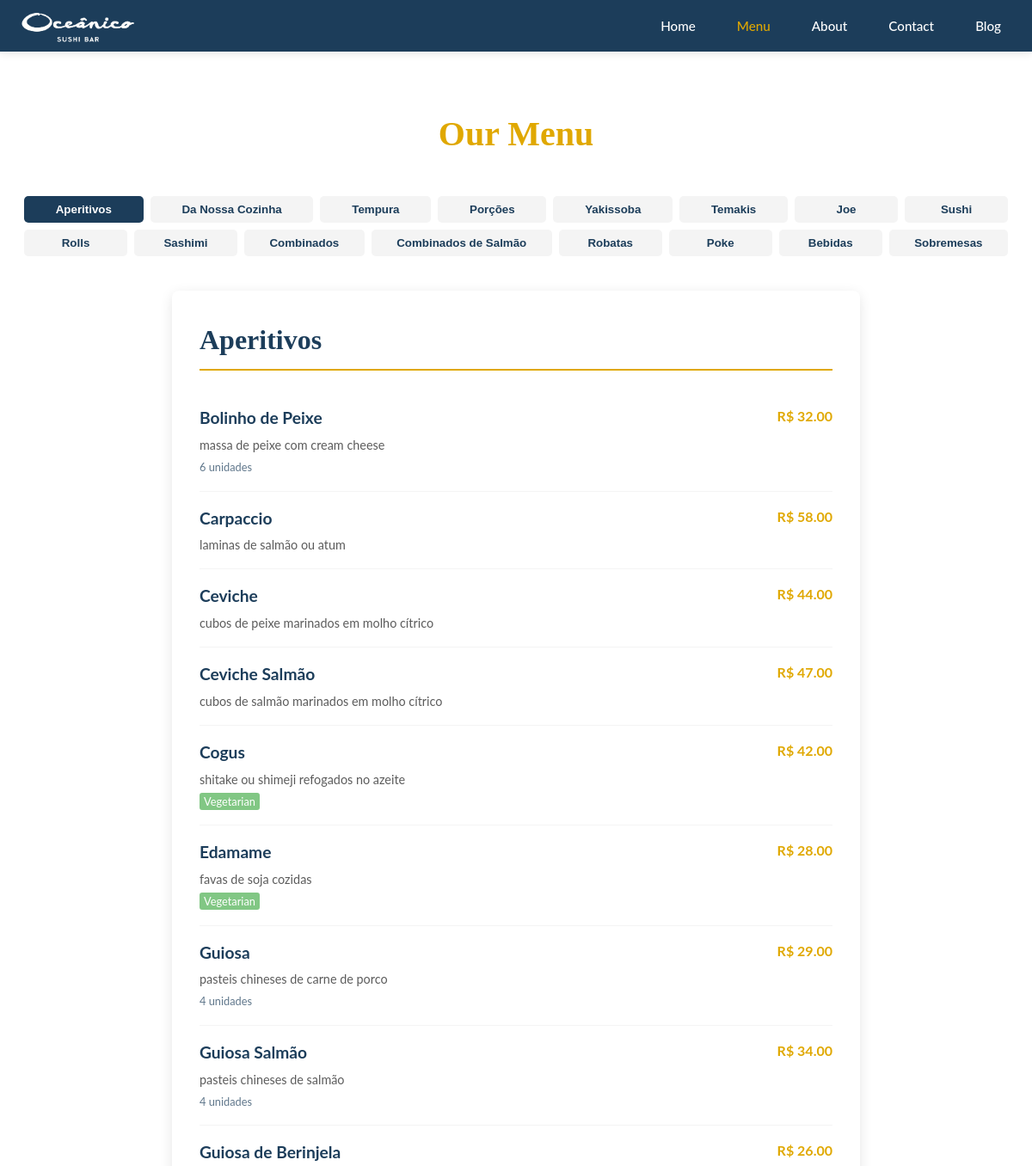
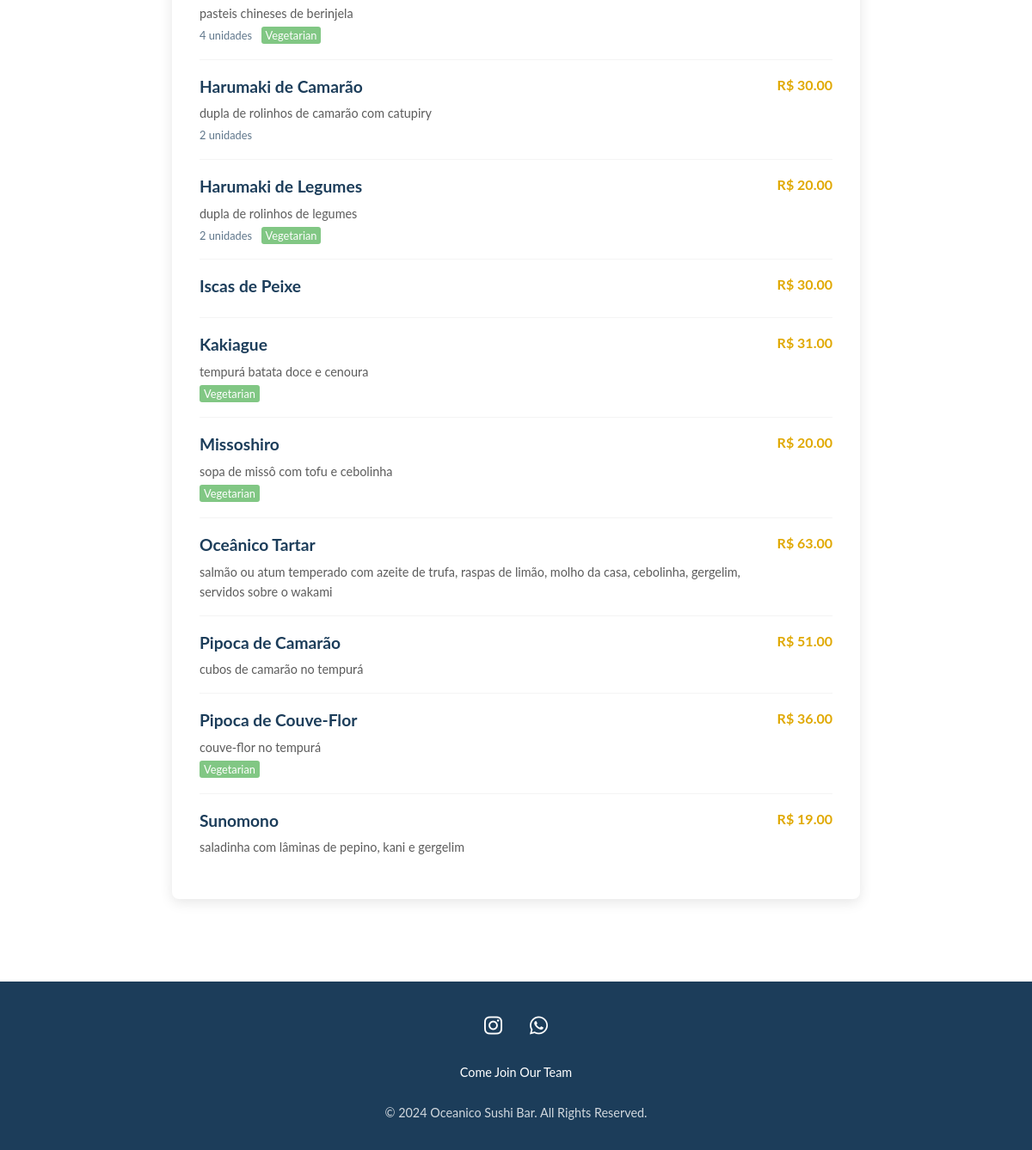
The app's page /menu/ with its own data (2 pictures, top to bottom).
### menu/models.py (models this page shows, shortened)
class Category(models.Model):
    name = models.CharField(max_length=100)
    parent_category = models.ForeignKey('self', on_delete=models.CASCADE, null=True, blank=True, related_name='subcategories')
    order = models.IntegerField(default=0)
    class Meta:
        ordering = ['order', 'name']
        verbose_name_plural = 'Categories'

class MenuItem(models.Model):
    name = models.CharField(max_length=100)
    description = models.TextField(blank=True, null=True)
    price = models.DecimalField(max_digits=6, decimal_places=2)
    category = models.ForeignKey(Category, on_delete=models.CASCADE)
    quantity = models.CharField(max_length=50, blank=True, null=True)  # Quantity is optional
    is_vegetarian = models.BooleanField(default=False)

### menu/views.py (the view)
# urls.py: path('', views.menu_list_view, name='list'),  # Changed 'menu-list' to 'list'
def menu_list_view(request):
    categories = Category.objects.filter(parent_category=None).order_by('order')
    menu_items_by_category = {}
    for category in categories:
        items = MenuItem.objects.filter(category=category).order_by('name')
        if items:
            menu_items_by_category[category] = items
        subcategories = Category.objects.filter(parent_category=category)
        for subcategory in subcategories:
            subitems = MenuItem.objects.filter(category=subcategory).order_by('name')
            if subitems:
                if category not in menu_items_by_category:
                    menu_items_by_category[category] = []
                menu_items_by_category[category].extend(subitems)
    return render(request, 'menu/menu_list.html', {
        'menu_items_by_category': menu_items_by_category,
        'categories': categories
    })

### templates/menu/menu_list.html (shortened to what this page needs)
{% extends 'base.html' %}
{% load static %}
{% block extra_css %}
<link rel="stylesheet" href="{% static 'css/menu.css' %}">
{% endblock %}
{% block content %}
<div class="menu-section">
    <div class="container">
        <h1 class="menu-title">Our Menu</h1>
        <div class="category-tabs">
            {% for category in categories %}
                <button class="category-tab" data-category="{{ category.name|slugify }}">
                    {{ category.name }}
                </button>
            {% endfor %}
        </div>
        <div class="menu-list">
            {% for category, items in menu_items_by_category.items %}
                <section class="menu-category" id="{{ category.name|slugify }}">
                    <h2 class="menu-category-title">{{ category.name }}</h2>
                    <ul class="menu-items">
                        {% for item in items %}
                            <li class="menu-item">
                                <div class="menu-item-content">
                                    <h3 class="menu-item-title">{{ item.name }}</h3>
                                    {% if item.description %}
                                        <p class="menu-item-description">{{ item.description }}</p>
                                    {% endif %}
                                    {% if item.quantity %}
                                        <span class="item-quantity">{{ item.quantity }}</span>
                                    {% endif %}
                                    {% if item.is_vegetarian %}
                                        <span class="vegetarian-label">Vegetarian</span>
                                    {% endif %}
                                </div>
                                <span class="menu-item-price">R$ {{ item.price|floatformat:2 }}</span>
                            </li>
                        {% endfor %}
                    </ul>
                </section>
            {% endfor %}
        </div>
    </div>
</div>
{% endblock %}

### templates/base.html (shortened to what this page needs)
{% load static %}
<!DOCTYPE html>
<html lang="en">
<head>
    <link rel="stylesheet" href="{% static 'css/base.css' %}">
    <link rel="stylesheet" href="https://cdnjs.cloudflare.com/ajax/libs/font-awesome/6.0.0/css/all.min.css">
    {% block extra_css %}{% endblock %}
</head>
<body>
    <header>
        <nav class="navbar">
            <div class="container">
                <a href="{% url 'home' %}" class="navbar-brand">
                    <img src="{% static 'img/oceanicoWhiteNoBG.png' %}" alt="Oceanico Sushi Bar" class="navbar-logo">
                </a>
                <ul class="navbar-nav">
                    <li><a href="{% url 'home' %}" class="nav-link {% if request.resolver_match.url_name == 'home' %}active{% endif %}">Home</a></li>
                    <li><a href="{% url 'menu:list' %}" class="nav-link {% if request.resolver_match.url_name == 'list' %}active{% endif %}">Menu</a></li>
                    <li><a href="{% url 'about' %}" class="nav-link {% if request.resolver_match.url_name == 'about' %}active{% endif %}">About</a></li>
                    <li><a href="{% url 'contact' %}" class="nav-link {% if request.resolver_match.url_name == 'contact' %}active{% endif %}">Contact</a></li>
                    <li><a href="{% url 'blog:blog_list' %}" class="nav-link {% if request.resolver_match.namespace == 'blog' %}active{% endif %}">Blog</a></li>
                    <link rel="stylesheet" href="{% static 'css/blog.css' %}">
                </ul>
            </div>
        </nav>
    </header>
    <main role="main">
        {% block content %}{% endblock %}
    </main>
    <footer>
        <div class="container">
            <div class="footer-content">
                <div class="social-icons">
                    <a href="https://www.instagram.com/oceanico.sushibar" target="_blank" rel="noopener noreferrer">
                        <i class="fab fa-instagram"></i>
                    </a>
                    <a href="https://wa.me/21990695304" target="_blank" rel="noopener noreferrer">
                        <i class="fab fa-whatsapp"></i>
                    </a>
                </div>
                <a href="{% url 'contact' %}" class="join-team">Come Join Our Team</a>
                <p class="copyright">&copy; {% now "Y" %} Oceanico Sushi Bar. All Rights Reserved.</p>
            </div>
        </div>
    </footer>
</body>
</html>

### static/css/base.css (style rules this page uses)
html { height: 100%; overflow: hidden; }
:root { --primary-color: #1c3d5a; --secondary-color: #f4f4f4; --accent-color: #e0a800; --text-color: #333333; --light-text: #ffffff; --background-color: #ffffff; --shadow-color: rgba(0, 0, 0, 0.1); --transition: all 0.3s ease-in-out; }
* { margin: 0; padding: 0; box-sizing: border-box; }
body { height: 100%; overflow-y: auto; overflow-x: hidden; overscroll-behavior: none; font-family: 'Lato', sans-serif; line-height: 1.6; color: var(--text-color); background-color: var(--primary-color); min-height: 100vh; display: flex; flex-direction: column; }
.container { width: 100%; max-width: 1200px; margin: 0 auto; padding: 0 20px; }
.navbar { background-color: var(--primary-color); position: fixed; width: 100%; top: 0; z-index: 1000; height: 60px; box-shadow: 0 2px 10px var(--shadow-color); }
.navbar .container { display: flex; justify-content: space-between; align-items: center; height: 100%; }
.navbar-brand { display: flex; align-items: center; height: 100%; padding: 5px 0; }
.navbar-logo { height: 100%; width: auto; object-fit: contain; }
.navbar-nav { display: flex; gap: 1rem; list-style: none; margin: 0; padding: 0; height: 100%; align-items: center; }
.nav-link { color: var(--light-text); text-decoration: none; padding: 0.5rem 1rem; transition: var(--transition); font-size: 0.95rem; font-weight: 500; }
.nav-link:hover, .nav-link.active { color: var(--accent-color); }
main { margin-top: 60px; flex: 1; padding: 0; background-color: var(--background-color); }
footer { background-color: var(--primary-color); color: var(--light-text); padding: 2rem 0; margin-top: auto; }
.footer-content { display: flex; flex-direction: column; align-items: center; gap: 1.5rem; }
.social-icons { display: flex; gap: 2rem; }
.social-icons a { color: #ffffff; font-size: 1.5rem; text-decoration: none; transition: var(--transition); }
.join-team { color: #ffffff; text-decoration: none; font-size: 0.9rem; transition: var(--transition); }
.copyright { font-size: 0.9rem; opacity: 0.8; }

### static/css/menu.css (style rules this page uses)
.menu-section { padding: 4rem 0; background-color: var(--background-color); }
.menu-title { font-family: 'Playfair Display', serif; text-align: center; font-size: 2.5rem; color: var(--accent-color); margin-bottom: 2rem; }
.category-tabs { display: flex; justify-content: center; flex-wrap: wrap; gap: 0.5rem; margin-bottom: 2rem; padding: 0.5rem; }
.category-tab { background-color: var(--secondary-color); color: var(--primary-color); border: none; padding: 0.5rem 1rem; border-radius: 5px; cursor: pointer; transition: var(--transition); font-weight: bold; text-align: center; min-width: 120px; flex: 1 1 auto; }
.category-tab:hover, .category-tab.active { background-color: var(--primary-color); color: var(--light-text); }
.menu-list { max-width: 800px; margin: 0 auto; }
.menu-category { display: none; background-color: var(--background-color); border-radius: 8px; padding: 2rem; box-shadow: 0 4px 15px var(--shadow-color); margin-bottom: 2rem; }
.menu-category-title { font-family: 'Playfair Display', serif; color: var(--primary-color); font-size: 2rem; margin-bottom: 1.5rem; padding-bottom: 0.5rem; border-bottom: 2px solid var(--accent-color); }
.menu-items { list-style-type: none; padding: 0; }
.menu-item { display: flex; justify-content: space-between; align-items: flex-start; padding: 1rem 0; border-bottom: 1px solid var(--secondary-color); }
.menu-item:last-child { border-bottom: none; }
.menu-item-content { flex: 1; padding-right: 1rem; }
.menu-item-title { color: var(--primary-color); font-size: 1.2rem; font-weight: 700; margin-bottom: 0.25rem; }
.menu-item-description { color: var(--text-color); font-size: 0.9rem; opacity: 0.8; }
.menu-item-price { color: var(--accent-color); font-weight: 700; white-space: nowrap; }
.item-quantity, .vegetarian-label { font-size: 0.8em; color: var(--primary-color); opacity: 0.7; margin-right: 0.5em; }
.vegetarian-label { background-color: #4CAF50; color: white; padding: 2px 5px; border-radius: 3px; }
.menu-item { animation: fadeIn 0.3s ease forwards; opacity: 0; }
.menu-item:nth-child(1) { animation-delay: 0.1s; }
.menu-item:nth-child(2) { animation-delay: 0.2s; }
.menu-item:nth-child(3) { animation-delay: 0.3s; }

### static/css/blog.css (style rules this page uses)
.container { max-width: 1200px; margin: 0 auto; padding: 0 20px; }

### records on screen
Category: name "Aperitivos"
Category: name "Da Nossa Cozinha"
Category: name "Tempura"
Category: name "Porções"
Category: name "Yakissoba"
Category: name "Temakis"
Category: name "Joe"
Category: name "Sushi"
Category: name "Rolls"
Category: name "Sashimi"
Category: name "Combinados"
Category: name "Combinados de Salmão"
Category: name "Robatas"
Category: name "Poke"
Category: name "Bebidas"
Category: name "Sobremesas"
MenuItem: name "Bolinho de Peixe", description "massa de peixe com cream cheese", quantity "6 unidades", price "32.00"
MenuItem: name "Carpaccio", description "laminas de salmão ou atum", price "58.00"
MenuItem: name "Ceviche", description "cubos de peixe marinados em molho cítrico", price "44.00"
MenuItem: name "Ceviche Salmão", description "cubos de salmão marinados em molho cítrico", price "47.00"
MenuItem: name "Cogus", description "shitake ou shimeji refogados no azeite", is_vegetarian "Vegetarian", price "42.00"
MenuItem: name "Edamame", description "favas de soja cozidas", is_vegetarian "Vegetarian", price "28.00"
MenuItem: name "Guiosa", description "pasteis chineses de carne de porco", quantity "4 unidades", price "29.00"
MenuItem: name "Guiosa Salmão", description "pasteis chineses de salmão", quantity "4 unidades", price "34.00"
MenuItem: name "Guiosa de Berinjela", description "pasteis chineses de berinjela", quantity "4 unidades", is_vegetarian "Vegetarian", price "26.00"
MenuItem: name "Harumaki de Camarão", description "dupla de rolinhos de camarão com catupiry", quantity "2 unidades", price "30.00"
MenuItem: name "Harumaki de Legumes", description "dupla de rolinhos de legumes", quantity "2 unidades", is_vegetarian "Vegetarian", price "20.00"
MenuItem: name "Iscas de Peixe", price "30.00"
MenuItem: name "Kakiague", description "tempurá batata doce e cenoura", is_vegetarian "Vegetarian", price "31.00"
MenuItem: name "Missoshiro", description "sopa de missô com tofu e cebolinha", is_vegetarian "Vegetarian", price "20.00"
MenuItem: name "Oceânico Tartar", description "salmão ou atum temperado com azeite de trufa, raspas de limão, molho da casa, cebolinha, gergelim, servidos sobre o wakami", price "63.00"
MenuItem: name "Pipoca de Camarão", description "cubos de camarão no tempurá", price "51.00"
MenuItem: name "Pipoca de Couve-Flor", description "couve-flor no tempurá", is_vegetarian "Vegetarian", price "36.00"
MenuItem: name "Sunomono", description "saladinha com lâminas de pepino, kani e gergelim", price "19.00"
